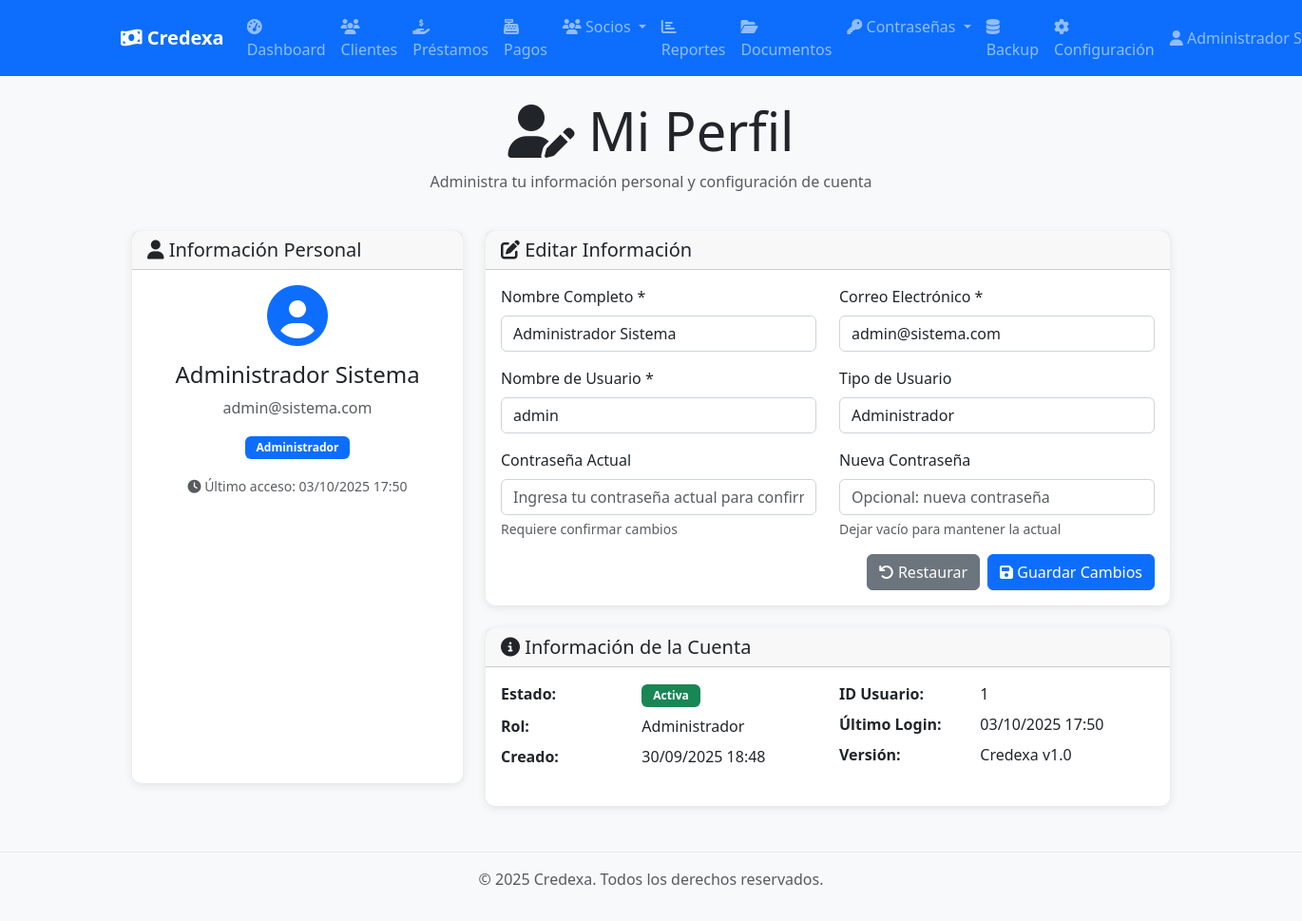
The app's page /perfil (signed in) with its own data.
### app/models/user.py (models this page shows, shortened)
class Usuario(Base):
    __tablename__ = "usuarios"
    id = Column(Integer, primary_key=True, index=True)
    nombre_completo = Column(String, nullable=False)
    username = Column(String, unique=True, index=True, nullable=False)
    email = Column(String, unique=True, index=True, nullable=False)
    hashed_password = Column(String, nullable=False)
    rol_id = Column(Integer, ForeignKey("roles.id"), nullable=False)
    activo = Column(Boolean, default=True, nullable=False)
    ultimo_login = Column(DateTime(timezone=True), nullable=True)
    creado_en = Column(DateTime(timezone=True), server_default=func.now())
    actualizado_en = Column(DateTime(timezone=True), onupdate=func.now())
    rol = relationship("Rol", back_populates="usuarios")
    pagos_socio = relationship("PagoSocio", back_populates="usuario", cascade="all, delete-orphan")
    documentos_subidos = relationship("Documento", back_populates="usuario_subio")
    carpetas_creadas = relationship("Carpeta", back_populates="usuario_creador")
    solicitudes_password = relationship("SolicitudPassword", back_populates="usuario", cascade="all, delete-orphan", foreign_keys="SolicitudPassword.usuario_id")
    solicitudes_respondidas = relationship("SolicitudPassword", back_populates="administrador", foreign_keys="SolicitudPassword.respondido_por")

### main.py (the view)
@app.get("/perfil", response_class=HTMLResponse)
async def perfil_usuario(
    request: Request,
    current_user: Usuario = Depends(get_current_user)
):
    return templates.TemplateResponse("perfil.html", {
        "request": request,
        "title": "Mi Perfil",
        "user": current_user
    })

### app/templates/perfil.html (shortened to what this page needs)
{% extends "base.html" %}
{% block content %}
<div class="container mt-4">
    <div class="row mb-4">
        <div class="col-12">
            <h1 class="display-4 text-center">
                <i class="fas fa-user-edit"></i> Mi Perfil
            </h1>
            <p class="text-center text-muted">Administra tu información personal y configuración de cuenta</p>
        </div>
    </div>
    <div class="row">
        <div class="col-md-4 mb-4">
            <div class="card h-100">
                <div class="card-header">
                    <h5 class="mb-0">
                        <i class="fas fa-user"></i>
                        Información Personal
                    </h5>
                </div>
                <div class="card-body text-center">
                    <div class="mb-3">
                        <i class="fas fa-user-circle fa-4x text-primary"></i>
                    </div>
                    <h4>{{ user.nombre_completo }}</h4>
                    <p class="text-muted">{{ user.email }}</p>
                    <span class="badge bg-{% if user.rol_id == 1 %}primary{% else %}success{% endif %}">
                        {% if user.rol_id == 1 %}Administrador{% else %}Digitador{% endif %}
                    </span>
                    <div class="mt-3">
                        <small class="text-muted">
                            <i class="fas fa-clock"></i>
                            Último acceso: {{ user.ultimo_login | fecha_colombia if user.ultimo_login else 'Nunca' }}
                        </small>
                    </div>
                </div>
            </div>
        </div>
        <div class="col-md-8">
            <div class="card">
                <div class="card-header">
                    <h5 class="mb-0">
                        <i class="fas fa-edit"></i>
                        Editar Información
                    </h5>
                </div>
                <div class="card-body">
                    <form id="formPerfil">
                        <div class="row">
                            <div class="col-md-6 mb-3">
                                <label for="nombreCompleto" class="form-label">Nombre Completo *</label>
                                <input type="text" class="form-control" id="nombreCompleto"
                                       value="{{ user.nombre_completo }}" required>
                            </div>
                            <div class="col-md-6 mb-3">
                                <label for="email" class="form-label">Correo Electrónico *</label>
                                <input type="email" class="form-control" id="email"
                                       value="{{ user.email }}" required>
                            </div>
                        </div>
                        <div class="row">
                            <div class="col-md-6 mb-3">
                                <label for="username" class="form-label">Nombre de Usuario *</label>
                                <input type="text" class="form-control" id="username"
                                       value="{{ user.username }}" required>
                            </div>
                            <div class="col-md-6 mb-3">
                                <label class="form-label">Tipo de Usuario</label>
                                <input type="text" class="form-control" readonly
                                       value="{% if user.rol_id == 1 %}Administrador{% else %}Digitador{% endif %}">
                            </div>
                        </div>
                        <div class="row">
                            <div class="col-md-6 mb-3">
                                <label for="passwordActual" class="form-label">Contraseña Actual</label>
                                <input type="password" class="form-control" id="passwordActual"
                                       placeholder="Ingresa tu contraseña actual para confirmar cambios">
                                <div class="form-text">Requiere confirmar cambios</div>
                            </div>
                            <div class="col-md-6 mb-3">
                                <label for="passwordNueva" class="form-label">Nueva Contraseña</label>
                                <input type="password" class="form-control" id="passwordNueva"
                                       placeholder="Opcional: nueva contraseña">
                                <div class="form-text">Dejar vacío para mantener la actual</div>
                            </div>
                        </div>
                        <div class="d-grid gap-2 d-md-flex justify-content-md-end">
                            <button type="button" class="btn btn-secondary" onclick="restaurarCambios()">
                                <i class="fas fa-undo"></i> Restaurar
                            </button>
                            <button type="submit" class="btn btn-primary">
                                <i class="fas fa-save"></i> Guardar Cambios
                            </button>
                        </div>
                    </form>
                </div>
            </div>
            <div class="card mt-4">
                <div class="card-header">
                    <h5 class="mb-0">
                        <i class="fas fa-info-circle"></i>
                        Información de la Cuenta
                    </h5>
                </div>
                <div class="card-body">
                    <div class="row">
                        <div class="col-md-6">
                            <dl class="row">
                                <dt class="col-sm-5">Estado:</dt>
                                <dd class="col-sm-7">
                                    <span class="badge bg-{% if user.activo %}success{% else %}danger{% endif %}">
                                        {% if user.activo %}Activa{% else %}Inactiva{% endif %}
                                    </span>
                                </dd>
                                <dt class="col-sm-5">Rol:</dt>
                                <dd class="col-sm-7">
                                    {% if user.rol_id == 1 %}Administrador{% else %}Digitador{% endif %}
                                </dd>
                                <dt class="col-sm-5">Creado:</dt>
                                <dd class="col-sm-7">
                                    {{ user.creado_en | fecha_colombia if user.creado_en else 'N/A' }}
                                </dd>
                            </dl>
                        </div>
                        <div class="col-md-6">
                            <dl class="row">
                                <dt class="col-sm-5">ID Usuario:</dt>
                                <dd class="col-sm-7">{{ user.id }}</dd>
                                <dt class="col-sm-5">Último Login:</dt>
                                <dd class="col-sm-7">
                                    {{ user.ultimo_login | fecha_colombia if user.ultimo_login else 'Nunca' }}
                                </dd>
                                <dt class="col-sm-5">Versión:</dt>
                                <dd class="col-sm-7">Credexa v1.0</dd>
                            </dl>
                        </div>
                    </div>
                </div>
            </div>
        </div>
    </div>
</div>
{% endblock %}

### app/templates/base.html (shortened to what this page needs)
<!DOCTYPE html>
<html lang="es">
<head>
    <link href="https://cdn.jsdelivr.net/npm/bootstrap@5.3.0/dist/css/bootstrap.min.css" rel="stylesheet">
    <link rel="stylesheet" href="https://cdnjs.cloudflare.com/ajax/libs/font-awesome/6.4.0/css/all.min.css">
    <link href="/static/css/style.css" rel="stylesheet">
</head>
<body>
    <nav class="navbar navbar-expand-lg navbar-dark bg-primary">
        <div class="container">
            <a class="navbar-brand" href="/">
                <i class="fas fa-money-bill-wave"></i>
                Credexa
            </a>
            {% if user %}
            <div class="collapse navbar-collapse" id="navbarNav">
                <ul class="navbar-nav me-auto">
                    <li class="nav-item">
                        <a class="nav-link" href="/dashboard">
                            <i class="fas fa-tachometer-alt"></i> Dashboard
                        </a>
                    </li>
                    <li class="nav-item">
                        <a class="nav-link" href="/clientes">
                            <i class="fas fa-users"></i> Clientes
                        </a>
                    </li>
                    <li class="nav-item">
                        <a class="nav-link" href="/prestamos">
                            <i class="fas fa-hand-holding-usd"></i> Préstamos
                        </a>
                    </li>
                    <li class="nav-item">
                        <a class="nav-link" href="/pagos">
                            <i class="fas fa-cash-register"></i> Pagos
                        </a>
                    </li>
                    <li class="nav-item dropdown">
                        <a class="nav-link dropdown-toggle" href="#" id="sociosDropdown" role="button" data-bs-toggle="dropdown">
                            <i class="fas fa-users"></i> Socios
                        </a>
                    </li>
                    <li class="nav-item">
                        <a class="nav-link" href="/reportes">
                            <i class="fas fa-chart-bar"></i> Reportes
                        </a>
                    </li>
                    <li class="nav-item">
                        <a class="nav-link" href="/documentos">
                            <i class="fas fa-folder-open"></i> Documentos
                        </a>
                    </li>
                    <li class="nav-item dropdown">
                        <a class="nav-link dropdown-toggle" href="#" id="passwordDropdown" role="button" data-bs-toggle="dropdown">
                            <i class="fas fa-key"></i> Contraseñas
                        </a>
                    </li>
                    {% if user.is_admin %}
                    <li class="nav-item">
                        <a class="nav-link" href="/backup">
                            <i class="fas fa-database"></i> Backup
                        </a>
                    </li>
                    <li class="nav-item">
                        <a class="nav-link" href="/configuracion">
                            <i class="fas fa-cog"></i> Configuración
                        </a>
                    </li>
                    {% endif %}
                </ul>
                <ul class="navbar-nav">
                    <li class="nav-item dropdown">
                        <a class="nav-link dropdown-toggle" href="#" id="userDropdown" role="button" data-bs-toggle="dropdown">
                            <i class="fas fa-user"></i> {{ user.nombre_completo }}
                        </a>
                    </li>
                </ul>
            </div>
            {% endif %}
        </div>
    </nav>
    <main class="{% block main_class %}container mt-4{% endblock %}">
        {% block content %}{% endblock %}
    </main>
    <footer class="bg-light text-center text-muted py-3 mt-5">
        <div class="container">
            <p>&copy; 2025 Credexa. Todos los derechos reservados.</p>
        </div>
    </footer>
</body>
</html>

### app/static/css/style.css (style rules this page uses)
:root { --primary-color: #0d6efd; --success-color: #198754; --warning-color: #ffc107; --danger-color: #dc3545; --info-color: #0dcaf0; --light-bg: #f8f9fa; --dark-text: #212529; }
body { font-family: 'Segoe UI', Tahoma, Geneva, Verdana, sans-serif; background-color: #f8f9fa; }
.navbar-brand { font-weight: bold; }
.card { border: none; border-radius: 10px; box-shadow: 0 2px 10px rgba(0, 0, 0, 0.1); transition: transform 0.2s ease-in-out, box-shadow 0.2s ease-in-out; }
.btn { border-radius: 6px; font-weight: 500; transition: all 0.2s ease-in-out; }
.form-control { border-radius: 6px; border: 1px solid #ced4da; transition: border-color 0.2s ease-in-out, box-shadow 0.2s ease-in-out; }
.form-label { font-weight: 500; color: var(--dark-text); margin-bottom: 0.5rem; }
.badge { font-size: 0.75rem; padding: 0.375rem 0.75rem; }
.nav-link { font-weight: 500; transition: color 0.2s ease; }
footer { margin-top: auto; border-top: 1px solid #e9ecef; }

### records on screen
Usuario: nombre_completo "Administrador…", nombre_completo "Administrador Sistema", email "admin@sistema.com", ultimo_login|fecha_colombia "03/10/2025 17:50", username "admin", rol "Administrador", creado_en|fecha_colombia "30/09/2025 18:48", id "1"
